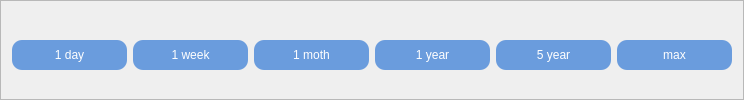
                          <widget class="QFrame" name="times_frame_2">
                           <property name="styleSheet">
                            <string notr="true">QPushButton{
border:none;
border-radius:10px;
color:rgb(255, 255, 255);
font: 8pt &quot;MS Shell Dlg 2&quot;;
	background-color: rgb(106, 156, 221);
}

QPushButton::hover{
	background-color: rgb(80, 119, 167);
}
QPushButton::pressed{
	background-color: rgb(47, 71, 99);
	border:2px solid rgb(32, 36, 48);
}
QPushButton::checked{
	background-color: rgb(47, 71, 99);
	border:2px solid rgb(32, 36, 48);
}</string>
                           </property>
                           <property name="frameShape">
                            <enum>QFrame::StyledPanel</enum>
                           </property>
                           <property name="frameShadow">
                            <enum>QFrame::Raised</enum>
                           </property>
                           <layout class="QHBoxLayout" name="horizontalLayout_19">
                            <property name="bottomMargin">
                             <number>0</number>
                            </property>
                            <item>
                             <widget class="QPushButton" name="one_day_button_2">
                              <property name="minimumSize">
                               <size>
                                <width>115</width>
                                <height>30</height>
                               </size>
                              </property>
                              <property name="maximumSize">
                               <size>
                                <width>16777215</width>
                                <height>16777215</height>
                               </size>
                              </property>
                              <property name="cursor">
                               <cursorShape>PointingHandCursor</cursorShape>
                              </property>
                              <property name="styleSheet">
                               <string notr="true"/>
                              </property>
                              <property name="text">
                               <string>1 day</string>
                              </property>
                              <property name="checkable">
                               <bool>true</bool>
                              </property>
                              <property name="flat">
                               <bool>false</bool>
                              </property>
                             </widget>
                            </item>
                            <item>
                             <widget class="QPushButton" name="one_week_button_2">
                              <property name="minimumSize">
                               <size>
                                <width>115</width>
                                <height>30</height>
                               </size>
                              </property>
                              <property name="cursor">
                               <cursorShape>PointingHandCursor</cursorShape>
                              </property>
                              <property name="styleSheet">
                               <string notr="true"/>
                              </property>
                              <property name="text">
                               <string>1 week</string>
                              </property>
                              <property name="checkable">
                               <bool>true</bool>
                              </property>
                              <property name="flat">
                               <bool>false</bool>
                              </property>
                             </widget>
                            </item>
                            <item>
                             <widget class="QPushButton" name="one_month_button_2">
                              <property name="minimumSize">
                               <size>
                                <width>115</width>
                                <height>30</height>
                               </size>
                              </property>
                              <property name="cursor">
                               <cursorShape>PointingHandCursor</cursorShape>
                              </property>
                              <property name="styleSheet">
                               <string notr="true"/>
                              </property>
                              <property name="text">
                               <string>1 moth</string>
                              </property>
                              <property name="checkable">
                               <bool>true</bool>
                              </property>
                              <property name="flat">
                               <bool>false</bool>
                              </property>
                             </widget>
                            </item>
                            <item>
                             <widget class="QPushButton" name="one_year_button_2">
                              <property name="minimumSize">
                               <size>
                                <width>115</width>
                                <height>30</height>
                               </size>
                              </property>
                              <property name="cursor">
                               <cursorShape>PointingHandCursor</cursorShape>
                              </property>
                              <property name="styleSheet">
                               <string notr="true"/>
                              </property>
                              <property name="text">
                               <string>1 year</string>
                              </property>
                              <property name="checkable">
                               <bool>true</bool>
                              </property>
                              <property name="flat">
                               <bool>false</bool>
                              </property>
                             </widget>
                            </item>
                            <item>
                             <widget class="QPushButton" name="five_year_button_2">
                              <property name="minimumSize">
                               <size>
                                <width>115</width>
                                <height>30</height>
                               </size>
                              </property>
                              <property name="cursor">
                               <cursorShape>PointingHandCursor</cursorShape>
                              </property>
                              <property name="styleSheet">
                               <string notr="true"/>
                              </property>
                              <property name="text">
                               <string>5 year</string>
                              </property>
                              <property name="checkable">
                               <bool>true</bool>
                              </property>
                              <property name="flat">
                               <bool>false</bool>
                              </property>
                             </widget>
                            </item>
                            <item>
                             <widget class="QPushButton" name="max_button_2">
                              <property name="minimumSize">
                               <size>
                                <width>115</width>
                                <height>30</height>
                               </size>
                              </property>
                              <property name="cursor">
                               <cursorShape>PointingHandCursor</cursorShape>
                              </property>
                              <property name="styleSheet">
                               <string notr="true"/>
                              </property>
                              <property name="text">
                               <string>max</string>
                              </property>
                              <property name="checkable">
                               <bool>true</bool>
                              </property>
                              <property name="flat">
                               <bool>false</bool>
                              </property>
                             </widget>
                            </item>
                           </layout>
                          </widget>
